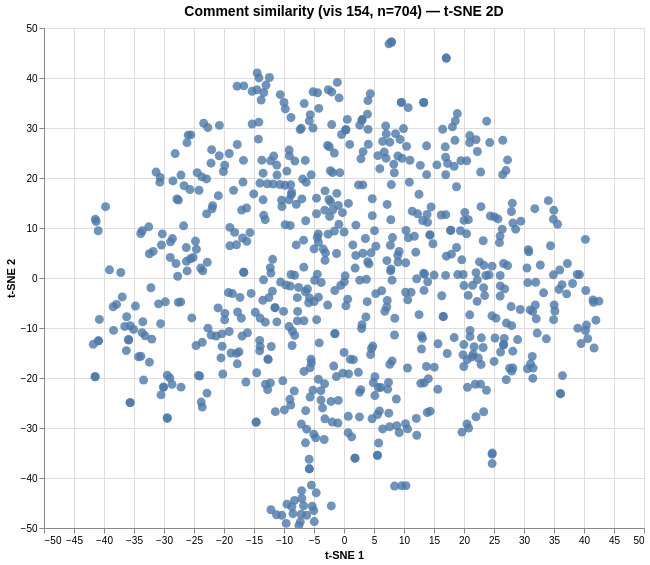

The specification (Vega-Lite) saved for this image:
### Vega specification from a JSON file in a GitHub repository (floating-point values rounded to 4 significant figures; data arrays with more than 128 entries replaced by an {"elided": "..."} marker saying what was removed)
{"$schema": "https://vega.github.io/schema/vega/v6.json", "data": [{"name": "param_1e9efca18e7a2868_store"}, {"name": "source_0", "values": {"elided": "704 records"}}, {"name": "source_0_x_domain_dim_1", "values": [{"min": -41.79, "max": 42.48}]}, {"name": "source_0_y_domain_dim_2", "values": [{"min": -49.49, "max": 47.2}]}], "signals": [{"name": "unit", "value": {}, "on": [{"events": "pointermove", "update": "isTuple(group()) ? group() : unit"}]}, {"name": "param_1e9efca18e7a2868", "update": "vlSelectionResolve(\"param_1e9efca18e7a2868_store\", \"union\")"}, {"name": "param_1e9efca18e7a2868_dim_1", "on": [{"events": [{"source": "view", "type": "dblclick"}], "update": "null"}, {"events": {"signal": "param_1e9efca18e7a2868_translate_delta"}, "update": "panLinear(param_1e9efca18e7a2868_translate_anchor.extent_x, -param_1e9efca18e7a2868_translate_delta.x / width)"}, {"events": {"signal": "param_1e9efca18e7a2868_zoom_delta"}, "update": "zoomLinear(domain(\"x\"), param_1e9efca18e7a2868_zoom_anchor.x, param_1e9efca18e7a2868_zoom_delta)"}]}, {"name": "param_1e9efca18e7a2868_dim_2", "on": [{"events": [{"source": "view", "type": "dblclick"}], "update": "null"}, {"events": {"signal": "param_1e9efca18e7a2868_translate_delta"}, "update": "panLinear(param_1e9efca18e7a2868_translate_anchor.extent_y, param_1e9efca18e7a2868_translate_delta.y / height)"}, {"events": {"signal": "param_1e9efca18e7a2868_zoom_delta"}, "update": "zoomLinear(domain(\"y\"), param_1e9efca18e7a2868_zoom_anchor.y, param_1e9efca18e7a2868_zoom_delta)"}]}, {"name": "param_1e9efca18e7a2868_tuple", "on": [{"events": [{"signal": "param_1e9efca18e7a2868_dim_1 || param_1e9efca18e7a2868_dim_2"}], "update": "param_1e9efca18e7a2868_dim_1 && param_1e9efca18e7a2868_dim_2 ? {unit: \"\", fields: param_1e9efca18e7a2868_tuple_fields, values: [param_1e9efca18e7a2868_dim_1,param_1e9efca18e7a2868_dim_2]} : null"}]}, {"name": "param_1e9efca18e7a2868_tuple_fields", "value": [{"field": "dim_1", "channel": "x", "type": "R"}, {"field": "dim_2", "channel": "y", "type": "R"}]}, {"name": "param_1e9efca18e7a2868_translate_anchor", "value": {}, "on": [{"events": [{"source": "scope", "type": "pointerdown"}], "update": "{x: x(unit), y: y(unit), extent_x: domain(\"x\"), extent_y: domain(\"y\")}"}]}, {"name": "param_1e9efca18e7a2868_translate_delta", "value": {}, "on": [{"events": [{"source": "window", "between": [{"source": "scope", "type": "pointerdown"}, {"source": "window", "type": "pointerup"}], "type": "pointermove", "consume": true}], "update": "{x: param_1e9efca18e7a2868_translate_anchor.x - x(unit), y: param_1e9efca18e7a2868_translate_anchor.y - y(unit)}"}]}, {"name": "param_1e9efca18e7a2868_zoom_anchor", "on": [{"events": [{"source": "scope", "consume": true, "type": "wheel"}], "update": "{x: invert(\"x\", x(unit)), y: invert(\"y\", y(unit))}"}]}, {"name": "param_1e9efca18e7a2868_zoom_delta", "on": [{"events": [{"source": "scope", "type": "wheel", "consume": true}], "update": "pow(1.001, event.deltaY * pow(16, event.deltaMode))", "force": true}]}, {"name": "param_1e9efca18e7a2868_modify", "on": [{"events": {"signal": "param_1e9efca18e7a2868_tuple"}, "update": "modify(\"param_1e9efca18e7a2868_store\", param_1e9efca18e7a2868_tuple, true)"}]}], "marks": [{"type": "symbol", "name": "marks", "from": {"data": "source_0"}, "encode": {"update": {"fill": {"value": "#4c78a8"}, "tooltip": {"signal": "{\"Comment #\": format(datum[\"index\"], \"\"), \"Comment\": isValid(datum[\"comment\"]) ? datum[\"comment\"] : \"\"+datum[\"comment\"]}"}, "shape": {"value": "circle"}, "opacity": {"value": 0.8}, "x": {"field": "dim_1", "scale": "x"}, "size": {"value": 80}, "y": {"field": "dim_2", "scale": "y"}}}, "clip": true, "style": ["circle"], "interactive": true}], "scales": [{"name": "x", "type": "linear", "domain": [{"signal": "(data(\"source_0_x_domain_dim_1\")[0] || {}).min"}, {"signal": "(data(\"source_0_x_domain_dim_1\")[0] || {}).max"}], "range": [0, {"signal": "width"}], "domainRaw": {"signal": "param_1e9efca18e7a2868[\"dim_1\"]"}, "zero": true, "nice": true}, {"name": "y", "type": "linear", "domain": [{"signal": "(data(\"source_0_y_domain_dim_2\")[0] || {}).min"}, {"signal": "(data(\"source_0_y_domain_dim_2\")[0] || {}).max"}], "range": [{"signal": "height"}, 0], "nice": true, "domainRaw": {"signal": "param_1e9efca18e7a2868[\"dim_2\"]"}, "zero": true}], "axes": [{"scale": "x", "grid": true, "gridScale": "y", "zindex": 0, "tickCount": {"signal": "ceil(width/40)"}, "minExtent": 0, "aria": false, "maxExtent": 0, "ticks": false, "orient": "bottom", "labels": false, "domain": false}, {"scale": "y", "orient": "left", "domain": false, "grid": true, "zindex": 0, "tickCount": {"signal": "ceil(height/40)"}, "labels": false, "gridScale": "x", "minExtent": 0, "ticks": false, "maxExtent": 0, "aria": false}, {"scale": "x", "orient": "bottom", "title": "t-SNE 1", "labelOverlap": true, "grid": false, "labelFlush": true, "tickCount": {"signal": "ceil(width/40)"}, "zindex": 0}, {"scale": "y", "zindex": 0, "grid": false, "tickCount": {"signal": "ceil(height/40)"}, "labelOverlap": true, "title": "t-SNE 2", "orient": "left"}], "title": {"text": "Comment similarity (vis 154, n=704) — t-SNE 2D", "frame": "group", "fontSize": 14}, "style": "cell", "width": 600, "height": 500, "background": "white", "padding": 5}
